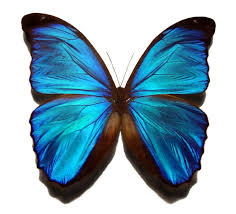
#> input picture original_before_encoding.png, 236 x 214 px
$ python -i image_in_image2.py   (imports and definitions only)
#> lines starting #> are read from the running program, lines starting #| are printed output that depends on the picture
# -*- coding: utf-8 -*-
"""Autolevelling_Img_in_Img.ipynb

Automatically generated by Colab.

Original file is located at
    https://colab.research.google.com/drive/1tRUWBkijEoIjme3yMQgUQP0C5yYY3H4f
"""

import numpy as np
import matplotlib.pyplot as plt
import cv2
import math

def Read_image(image_path) :
    image = cv2.imread(image_path)
    return image

def Write_image(image_path,image) :
    cv2.imwrite(image_path,image)

# [10 lines left out: functions Show_image, resize_image, not called in this run]

'''
  Converts each value into 8-bit binary representation
'''
# [4 lines left out: function image_to_binary_3D, not called in this run]

'''
    Store corresponging index's value in a list
'''
# [39 lines left out: functions each_bit, Divider, Combiner, not called in this run]

def binary_to_int(binary_string) :
  return int(binary_string, 2)

# [14 lines left out: function making_to_int, not called in this run]

from PIL import Image, ImageEnhance

def enhance_image(image_path, output_path, sharpness=2.5, contrast=1, brightness=1):
    # Open the image
#> called with image_path = 'original_before_encoding.png', output_path = 'out.png', sharpness = 2.5, contrast = 1, brightness = 1
    img = Image.open(image_path)
#> img is the input picture: PIL image 236x214 RGB; mean R, G, B 141.2, 171.3, 186.1

    # Enhance sharpness
    enhancer = ImageEnhance.Sharpness(img)
    img = enhancer.enhance(sharpness)
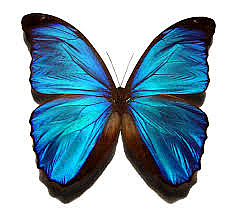
#> img: PIL image 236x214 RGB; mean R, G, B 141.1, 171, 185.8

    # Enhance contrast
    enhancer = ImageEnhance.Contrast(img)
    img = enhancer.enhance(contrast)

    # Enhance brightness
    enhancer = ImageEnhance.Brightness(img)
    img = enhancer.enhance(brightness)

    # Save the enhanced image
    img.save(output_path)

# [209 lines left out: functions Triggering_Level, Encode_im_im, DECode_lsb, Reconstruct_im_im, Level_encode, calculate_psnr_im_im and 3 more, not called in this run]

>>> result = enhance_image('original_before_encoding.png', 'out.png')
